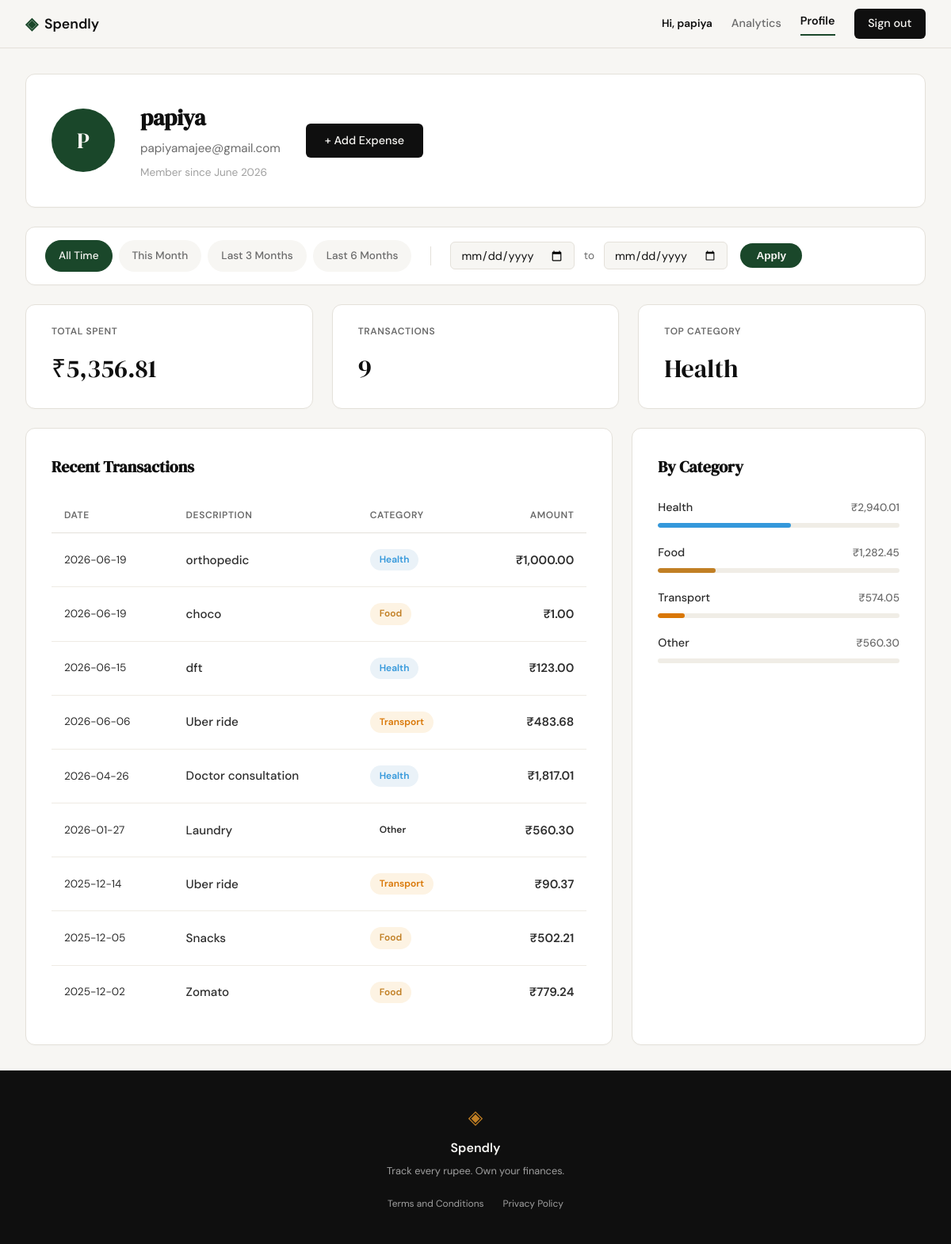
The app's page /profile (signed in) with its own data.
### tables this page shows
CREATE TABLE users (
            id INTEGER PRIMARY KEY AUTOINCREMENT,
            name TEXT NOT NULL,
            email TEXT UNIQUE NOT NULL,
            password_hash TEXT NOT NULL,
            created_at TEXT DEFAULT CURRENT_TIMESTAMP
        );

CREATE TABLE expenses (
            id INTEGER PRIMARY KEY AUTOINCREMENT,
            user_id INTEGER NOT NULL,
            amount REAL NOT NULL,
            category TEXT NOT NULL,
            date TEXT NOT NULL,
            description TEXT,
            created_at TEXT DEFAULT CURRENT_TIMESTAMP,
            FOREIGN KEY (user_id) REFERENCES users(id)
        );

### app.py (the view, shortened to what this page needs)
@app.route("/profile")
def profile():
    if not session.get("user_id"):
        flash("Please log in to view your profile.", "error")
        return redirect(url_for("login"))
    user_id = session["user_id"]
    user_record = get_user_by_id(user_id)
    date_from_raw = request.args.get("date_from")
    date_to_raw = request.args.get("date_to")
    date_from = None
    date_to = None
    today = date.today()
    presets = {
        "this_month": {
            "from": today.replace(day=1).isoformat(),
            "to": today.isoformat()
        },
        "last_3_months": {
            "from": (today - timedelta(days=90)).isoformat(),
            "to": today.isoformat()
        },
        "last_6_months": {
            "from": (today - timedelta(days=180)).isoformat(),
            "to": today.isoformat()
        }
    }
    user_data = {
        "name": user_record["name"],
        "email": user_record["email"],
        "initials": "U"
    }
    try:
        dt_member = datetime.strptime(user_record["created_at"], "%Y-%m-%d %H:%M:%S")
        user_data["member_since"] = dt_member.strftime("%B %Y")
    except (ValueError, TypeError):
        user_data["member_since"] = "Unknown"
    names = user_data["name"].split()
    if len(names) >= 2:
        user_data["initials"] = (names[0][0] + names[-1][0]).upper()
    elif names:
        user_data["initials"] = names[0][0].upper()
    raw_stats = get_user_stats(user_id, date_from, date_to)
    stats = {
        "total_spent": f"₹{raw_stats['total_spent']:,.2f}",
        "count": raw_stats['count'],
        "top_category": raw_stats['top_category'] or "None"
    }
    raw_expenses = get_user_expenses(user_id, date_from, date_to)
    transactions = []
    for exp in raw_expenses:
        transactions.append({
            "date": exp["date"],
            "desc": exp["description"],
            "category": exp["category"],
            "amount": f"₹{exp['amount']:,.2f}"
        })
    categories = get_category_breakdown(user_id, date_from, date_to)
    for cat in categories:
        cat["amount"] = f"₹{cat['amount']:,.2f}"
    return render_template("profile.html",
                           user=user_data,
                           stats=stats,
                           transactions=transactions,
                           categories=categories,
                           date_from=date_from,
                           date_to=date_to,
                           presets=presets)

### database/db.py (called while the page is built)
def get_db():
    conn = sqlite3.connect(DB_NAME)
    conn.row_factory = sqlite3.Row
    conn.execute("PRAGMA foreign_keys = ON;")
    return conn

def get_user_by_id(user_id):
    conn = get_db()
    cursor = conn.cursor()
    try:
        cursor.execute('SELECT * FROM users WHERE id = ?', (user_id,))
        return cursor.fetchone()
    finally:
        conn.close()

def get_user_expenses(user_id, date_from=None, date_to=None):
    conn = get_db()
    cursor = conn.cursor()
    try:
        query = 'SELECT * FROM expenses WHERE user_id = ?'
        params = [user_id]
        if date_from and date_to:
            query += ' AND date BETWEEN ? AND ?'
            params.extend([date_from, date_to])
        query += ' ORDER BY date DESC'
        cursor.execute(query, params)
        return cursor.fetchall()
    finally:
        conn.close()

def get_user_stats(user_id, date_from=None, date_to=None):
    conn = get_db()
    cursor = conn.cursor()
    try:
        date_filter = ""
        params_sub = [user_id]
        params_main = [user_id]
        if date_from and date_to:
            date_filter = " AND date BETWEEN ? AND ?"
            params_sub.extend([date_from, date_to])
            params_main.extend([date_from, date_to])
        query = f'''
            SELECT
                COALESCE(SUM(amount), 0) as total_spent,
                COUNT(id) as count,
                (SELECT category FROM expenses WHERE user_id = ? {date_filter} GROUP BY category ORDER BY SUM(amount) DESC LIMIT 1) as top_category
            FROM expenses
            WHERE user_id = ? {date_filter}
        '''
        cursor.execute(query, params_sub + params_main)
        return cursor.fetchone()
    finally:
        conn.close()

### templates/profile.html (shortened to what this page needs)
{% extends "base.html" %}
{% block head %}
    <link rel="stylesheet" href="{{ url_for('static', filename='css/profile.css') }}">
{% endblock %}
{% block content %}
<div class="profile-container">
    <div class="profile-header-card">
        <div class="profile-avatar">
            {{ user.initials }}
        </div>
        <div class="profile-details">
            <h1 class="profile-name">{{ user.name }}</h1>
            <p class="profile-email">{{ user.email }}</p>
            <p class="profile-meta">Member since {{ user.member_since }}</p>
        </div>
        <a href="{{ url_for('add_expense') }}" class="btn-primary">+ Add Expense</a>
    </div>
    <div class="filter-bar">
        <div class="filter-presets">
            <a href="{{ url_for('profile') }}"
               class="preset-btn {% if not date_from %}active{% endif %}">
                All Time
            </a>
            <a href="{{ url_for('profile', date_from=presets.this_month.from, date_to=presets.this_month.to) }}"
               class="preset-btn {% if date_from == presets.this_month.from and date_to == presets.this_month.to %}active{% endif %}">
                This Month
            </a>
            <a href="{{ url_for('profile', date_from=presets.last_3_months.from, date_to=presets.last_3_months.to) }}"
               class="preset-btn {% if date_from == presets.last_3_months.from and date_to == presets.last_3_months.to %}active{% endif %}">
                Last 3 Months
            </a>
            <a href="{{ url_for('profile', date_from=presets.last_6_months.from, date_to=presets.last_6_months.to) }}"
               class="preset-btn {% if date_from == presets.last_6_months.from and date_to == presets.last_6_months.to %}active{% endif %}">
                Last 6 Months
            </a>
        </div>
        <form action="{{ url_for('profile') }}" method="GET" class="filter-custom">
            <div class="input-group-row">
                <input type="date" id="date_from" name="date_from" value="{{ date_from or '' }}" required>
                <span class="to-text">to</span>
                <input type="date" id="date_to" name="date_to" value="{{ date_to or '' }}" required>
            </div>
            <button type="submit" class="apply-btn">Apply</button>
        </form>
    </div>
    <div class="stats-row">
        <div class="stat-card">
            <div class="stat-label">TOTAL SPENT</div>
            <div class="stat-value">{{ stats.total_spent }}</div>
        </div>
        <div class="stat-card">
            <div class="stat-label">TRANSACTIONS</div>
            <div class="stat-value">{{ stats.count }}</div>
        </div>
        <div class="stat-card">
            <div class="stat-label">TOP CATEGORY</div>
            <div class="stat-value">{{ stats.top_category }}</div>
        </div>
    </div>
    <div class="profile-bottom-grid">
        <div class="history-card">
            <h2 class="section-title">Recent Transactions</h2>
            <div class="history-table-container">
                <table class="history-table">
                    <thead>
                        <tr>
                            <th>DATE</th>
                            <th>DESCRIPTION</th>
                            <th>CATEGORY</th>
                            <th class="td-amount">AMOUNT</th>
                        </tr>
                    </thead>
                    <tbody>
                        {% for tx in transactions %}
                        <tr>
                            <td class="td-date">{{ tx.date }}</td>
                            <td class="td-desc">{{ tx.desc }}</td>
                            <td>
                                <span class="badge badge-{{ tx.category|lower }}">{{ tx.category }}</span>
                            </td>
                            <td class="td-amount">{{ tx.amount }}</td>
                        </tr>
                        {% endfor %}
                    </tbody>
                </table>
            </div>
        </div>
        <div class="category-card">
            <h2 class="section-title">By Category</h2>
            <div class="category-list">
                {% for cat in categories %}
                <div class="category-item">
                    <div class="category-info">
                        <span class="category-name">{{ cat.name }}</span>
                        <span class="category-value">{{ cat.amount }}</span>
                    </div>
                    <div class="progress-bar">
                        <div class="progress-fill fill-{{ cat.class }}" style="width: {{ cat.percent }}%"></div>
                    </div>
                </div>
                {% endfor %}
            </div>
        </div>
    </div>
</div>
{% endblock %}

### templates/base.html (shortened to what this page needs)
<!DOCTYPE html>
<html lang="en">
<head>
    <link rel="stylesheet" href="{{ url_for('static', filename='css/style.css') }}">
    {% block head %}{% endblock %}
</head>
<body>
    <nav class="navbar">
        <div class="nav-inner">
            <a href="{{ url_for('landing') }}" class="nav-brand">
                <span class="brand-icon">◈</span>
                <span class="brand-name">Spendly</span>
            </a>
            <div class="nav-links">
                {% if session.get('user_id') %}
                    <span class="nav-user">Hi, {{ session.get('user_name') }}</span>
                    <a href="{{ url_for('analytics') }}" class="{% if request.endpoint == 'analytics' %}active{% endif %}">Analytics</a>
                    <a href="{{ url_for('profile') }}" class="{% if request.endpoint == 'profile' %}active{% endif %}">Profile</a>
                    <a href="{{ url_for('logout') }}" class="nav-cta">Sign out</a>
                {% else %}
                    <a href="{{ url_for('login') }}">Sign in</a>
                    <a href="{{ url_for('register') }}" class="nav-cta">Get started</a>
                {% endif %}
            </div>
        </div>
    </nav>
    <main class="main-content">
        {% block content %}{% endblock %}
    </main>
    <footer class="footer">
        <div class="footer-inner">
            <span class="brand-icon">◈</span>
            <span class="footer-name">Spendly</span>
            <p class="footer-copy">Track every rupee. Own your finances.</p>
            <div class="footer-links">
                <a href="{{ url_for('terms') }}" class="footer-link">Terms and Conditions</a>
                <a href="{{ url_for('privacy') }}" class="footer-link">Privacy Policy</a>
            </div>
        </div>
    </footer>
</body>
</html>

### static/css/style.css (style rules this page uses)
:root { --ink: #0f0f0f; --ink-soft: #2d2d2d; --ink-muted: #6b6b6b; --ink-faint: #a0a0a0; --paper: #f7f6f3; --paper-warm: #f0ede6; --paper-card: #ffffff; --accent: #1a472a; --accent-light: #e8f0eb; --accent-2: #c17f24; --accent-2-light: #fdf3e3; --danger: #c0392b; --danger-light: #fdecea; --border: #e4e1da; --border-soft: #eeebe4; --font-display: 'DM Serif Display', Georgia, serif; --font-body: 'DM Sans', system-ui, sans-serif; --max-width: 1200px; --auth-width: 440px; --radius-sm: 6px; --radius-md: 12px; --radius-lg: 20px; }
*, *::before, *::after { box-sizing: border-box; margin: 0; padding: 0; }
html { font-size: 16px; scroll-behavior: smooth; }
body { background: var(--paper); color: var(--ink); font-family: var(--font-body); font-size: 1rem; line-height: 1.6; -webkit-font-smoothing: antialiased; }
a { color: inherit; text-decoration: none; }
.navbar { position: sticky; top: 0; z-index: 100; background: var(--paper); border-bottom: 1px solid var(--border); padding: 0 2rem; }
.nav-inner { max-width: var(--max-width); margin: 0 auto; height: 60px; display: flex; align-items: center; justify-content: space-between; }
.nav-brand { display: flex; align-items: center; gap: 0.5rem; font-family: var(--font-body); font-weight: 600; font-size: 1.1rem; color: var(--ink); }
.brand-icon { color: var(--accent); font-size: 1.3rem; }
.brand-name { color: var(--ink); }
.nav-links { display: flex; align-items: center; gap: 1.5rem; font-size: 0.9rem; font-weight: 500; }
.nav-links a { color: var(--ink-muted); transition: color 0.2s; }
.nav-links a.active { color: var(--ink); font-weight: 600; border-bottom: 2px solid var(--accent); padding-bottom: 0.25rem; }
.nav-user { color: var(--ink); font-weight: 600; font-size: 0.85rem; }
.nav-cta { background: var(--ink) !important; color: var(--paper) !important; padding: 0.45rem 1.1rem; border-radius: var(--radius-sm); transition: background 0.2s !important; }
.main-content { min-height: calc(100vh - 60px - 100px); }
.btn-primary { display: inline-block; background: var(--ink); color: var(--paper); padding: 0.65rem 1.5rem; border-radius: var(--radius-sm); font-family: var(--font-body); font-size: 0.9rem; font-weight: 500; cursor: pointer; border: none; transition: background 0.2s; text-decoration: none; }
.footer { background: var(--ink); color: var(--paper); padding: 2.5rem 2rem; text-align: center; }
.footer-inner { display: flex; flex-direction: column; align-items: center; gap: 0.4rem; }
.footer .brand-icon { color: var(--accent-2); font-size: 1.5rem; }
.footer-name { font-weight: 600; font-size: 1rem; }
.footer-copy { font-size: 0.8rem; color: var(--ink-faint); }
.footer-links { margin-top: 1rem; display: flex; gap: 1.5rem; }
.footer-link { font-size: 0.75rem; color: var(--ink-faint); transition: color 0.2s; }

### records on screen
users: get "papiya", name "papiya", email "papiyamajee@gmail.com"
expenses: date "2026-06-19", desc "orthopedic", category "Health", amount "₹1,000.00"
expenses: date "2026-06-19", desc "choco", category "Food", amount "₹1.00"
expenses: date "2026-06-15", desc "dft", category "Health", amount "₹123.00"
expenses: date "2026-06-06", desc "Uber ride", category "Transport", amount "₹483.68"
expenses: date "2026-04-26", desc "Doctor consultation", category "Health", amount "₹1,817.01"
expenses: date "2026-01-27", desc "Laundry", category "Other", amount "₹560.30"
expenses: date "2025-12-14", desc "Uber ride", category "Transport", amount "₹90.37"
expenses: date "2025-12-05", desc "Snacks", category "Food", amount "₹502.21"
expenses: date "2025-12-02", desc "Zomato", category "Food", amount "₹779.24"

### other values on screen
{{ user.initials }} "P"
{{ user.member_since }} "June 2026"
{{ stats.total_spent }} "₹5,356.81"
{{ stats.count }} "9"
{{ stats.top_category }} "Health"
{{ cat.name }} "Health" "Food" "Transport" "Other"
{{ cat.amount }} "₹2,940.01" "₹1,282.45" "₹574.05" "₹560.30"
